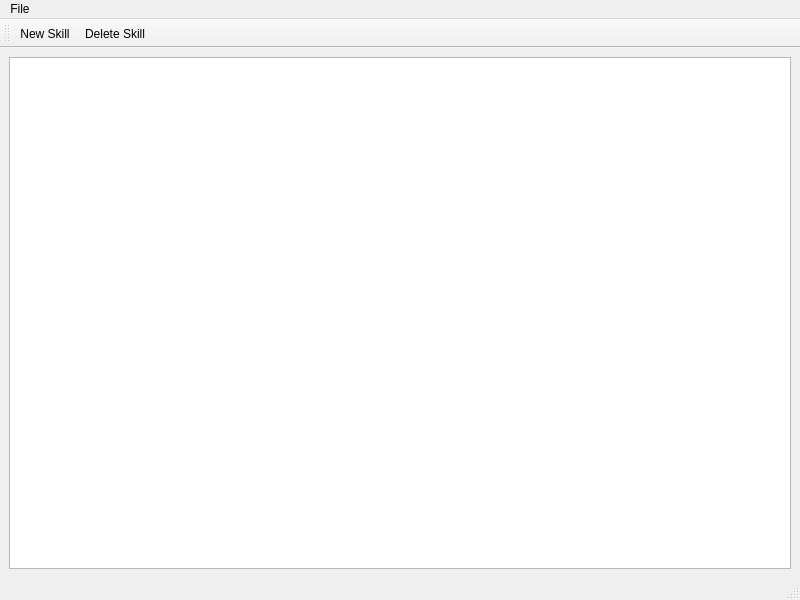
<?xml version="1.0" encoding="UTF-8"?>
<ui version="4.0">
 <class>SkillEditor</class>
 <widget class="QMainWindow" name="SkillEditor">
  <property name="geometry">
   <rect>
    <x>0</x>
    <y>0</y>
    <width>800</width>
    <height>600</height>
   </rect>
  </property>
  <property name="windowTitle">
   <string>MainWindow</string>
  </property>
  <widget class="QWidget" name="centralwidget">
   <layout class="QVBoxLayout" name="verticalLayout">
    <item>
     <widget class="QTableWidget" name="sTable">
      <property name="editTriggers">
       <set>QAbstractItemView::NoEditTriggers</set>
      </property>
      <property name="selectionBehavior">
       <enum>QAbstractItemView::SelectRows</enum>
      </property>
      <property name="cornerButtonEnabled">
       <bool>true</bool>
      </property>
      <attribute name="verticalHeaderVisible">
       <bool>false</bool>
      </attribute>
     </widget>
    </item>
   </layout>
  </widget>
  <widget class="QMenuBar" name="menubar">
   <property name="geometry">
    <rect>
     <x>0</x>
     <y>0</y>
     <width>800</width>
     <height>21</height>
    </rect>
   </property>
   <widget class="QMenu" name="menuFile">
    <property name="title">
     <string>File</string>
    </property>
    <addaction name="actionNew_file"/>
    <addaction name="actionSave_as"/>
    <addaction name="actionOpen"/>
   </widget>
   <addaction name="menuFile"/>
  </widget>
  <widget class="QStatusBar" name="statusbar"/>
  <widget class="QToolBar" name="toolBar">
   <property name="windowTitle">
    <string>toolBar</string>
   </property>
   <attribute name="toolBarArea">
    <enum>TopToolBarArea</enum>
   </attribute>
   <attribute name="toolBarBreak">
    <bool>false</bool>
   </attribute>
   <addaction name="actionNew_Skill"/>
   <addaction name="actionDelete_Skill"/>
  </widget>
  <action name="actionNew_Skill">
   <property name="text">
    <string>New Skill</string>
   </property>
  </action>
  <action name="actionDelete_Skill">
   <property name="text">
    <string>Delete Skill</string>
   </property>
  </action>
  <action name="actionNew_file">
   <property name="text">
    <string>New</string>
   </property>
  </action>
  <action name="actionSave_as">
   <property name="text">
    <string>Save as..</string>
   </property>
  </action>
  <action name="actionOpen">
   <property name="text">
    <string>Open..</string>
   </property>
  </action>
 </widget>
 <resources/>
 <connections/>
</ui>
